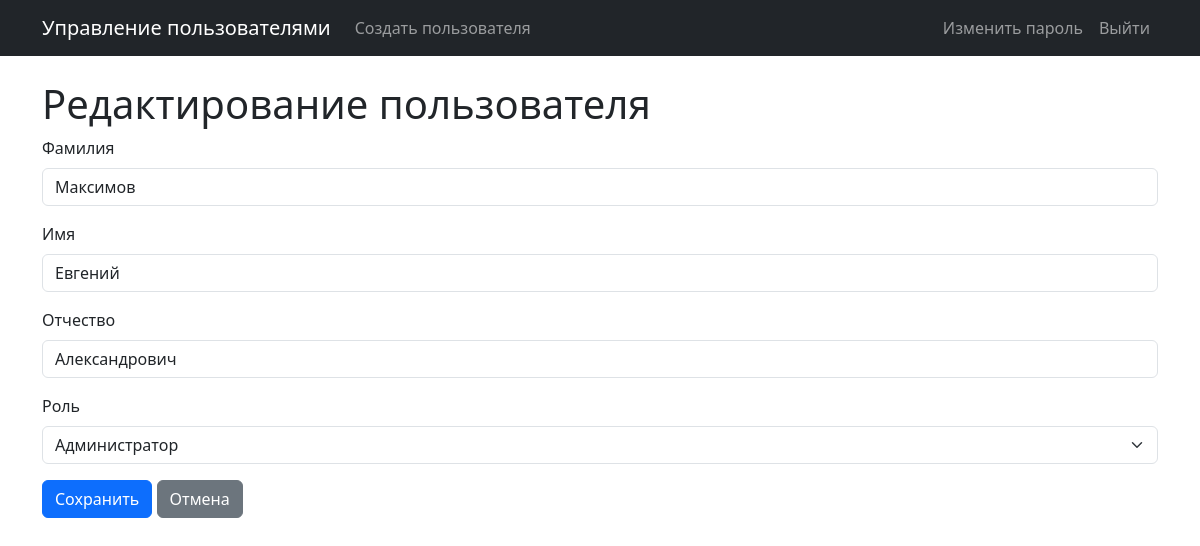
Screenshot of /user/5/edit (signed in) with the database file from the repository.
### app.py (models this page shows, shortened)
class User(UserMixin, db.Model):
    id = db.Column(db.Integer, primary_key=True)
    login = db.Column(db.String(50), unique=True, nullable=False)
    password_hash = db.Column(db.String(128), nullable=False)
    last_name = db.Column(db.String(50))
    first_name = db.Column(db.String(50), nullable=False)
    middle_name = db.Column(db.String(50))
    role_id = db.Column(db.Integer, db.ForeignKey('role.id'))
    created_at = db.Column(db.DateTime, default=datetime.utcnow)

class Role(db.Model):
    id = db.Column(db.Integer, primary_key=True)
    name = db.Column(db.String(50), nullable=False)
    description = db.Column(db.String(200))
    users = db.relationship('User', backref='role', lazy=True)

### app.py (the view, shortened to what this page needs)
@app.route('/user/<int:user_id>/edit', methods=['GET', 'POST'])
@login_required  # Требуется авторизация
def edit_user(user_id):
    user = User.query.get_or_404(user_id)
    roles = Role.query.all()
    return render_template('user_form.html', user=user, roles=roles)

### app.py (called while the page is built)
@login_manager.user_loader
def load_user(user_id):
    return User.query.get(int(user_id))

### templates/user_form.html (shortened to what this page needs)
{% extends "base.html" %}
{% block content %}
<h1>{% if user %}Редактирование{% else %}Создание{% endif %} пользователя</h1>
<form method="POST">
    <div class="mb-3">
        <label for="last_name" class="form-label">Фамилия</label>
        <input type="text" class="form-control" id="last_name" name="last_name" value="{{ user.last_name if user else last_name or '' }}">
    </div>
    <div class="mb-3">
        <label for="first_name" class="form-label">Имя</label>
        <input type="text" class="form-control" id="first_name" name="first_name" value="{{ user.first_name if user else first_name or '' }}" required>
    </div>
    <div class="mb-3">
        <label for="middle_name" class="form-label">Отчество</label>
        <input type="text" class="form-control" id="middle_name" name="middle_name" value="{{ user.middle_name if user else middle_name or '' }}">
    </div>
    <div class="mb-3">
        <label for="role_id" class="form-label">Роль</label>
        <select class="form-select" id="role_id" name="role_id">
            {% for role in roles %}
            <option value="{{ role.id }}" {% if (user and user.role_id == role.id) or (not user and role_id == role.id) %}selected{% endif %}>
                {{ role.name }}
            </option>
            {% endfor %}
        </select>
    </div>
    <button type="submit" class="btn btn-primary">Сохранить</button>
    <a href="{{ url_for('index') }}" class="btn btn-secondary">Отмена</a>
</form>
{% endblock %}

### rows the page displays
User: last_name "Максимов", first_name "Евгений", middle_name "Александрович", role_id "Администратор"
